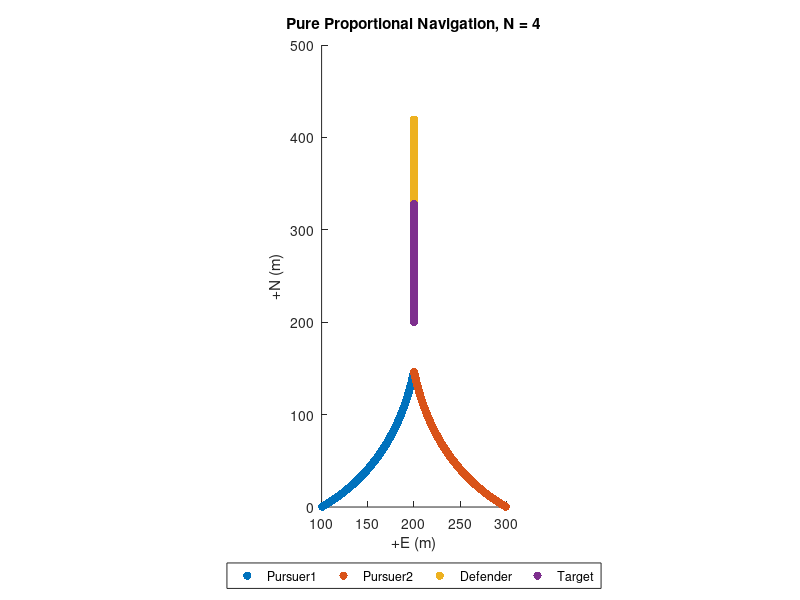

Write MATLAB code to recreate this figure.
%% copy the symmetric case
%% obtain all the components along and perpendicular to LOS
%% hardcode the intial conditions
%% setting initial condition as follows:
%  target is on perpendicular bisector
%  pursuers velocity rays intersecting somewhere in the region
%  give initial horizontal velocity (LOS Frame) to target
% for convenient initial coding, setting initial pursuer positions on the "east-axis"
clear; close all
% Pro-Nav gain, unitless (typically set between 3-5)
N = 4;
weight = 0.55;
% Pursuer-1 init params
pursuer1.N   =  0.0; % north pos, m
pursuer1.E   =  100; % east pos, m
pursuer1.psi =  pi/3; % heading, rad
pursuer1.V   =  1.0; % velocity magnitude, m/s
pursuer1.Nv  =  pursuer1.V * cos(pursuer1.psi); % north velocity, m/s
pursuer1.Ev  =  pursuer1.V * sin(pursuer1.psi); % east velocity, m/s

% Pursuer-2 init params
pursuer2.N   =  0; % north pos, m
pursuer2.E   =  300.0; % east pos, m
pursuer2.psi =  -pi/3; % heading, rad
pursuer2.V   =  1.0; % velocity magnitude, m/s
pursuer2.Nv  =  pursuer2.V * cos(pursuer2.psi); % north velocity, m/s
pursuer2.Ev  =  pursuer2.V * sin(pursuer2.psi); % east velocity, m/s

% Defender init params
defender.N   =  200; % north pos, m
defender.E   =  200; % east pos, m
defender.psi =  0; % heading, rad
defender.V   =  1.2; % velocity magnitude, m/s
defender.Nv  =  defender.V * cos(defender.psi); % north velocity, m/s
defender.Ev  =  defender.V * sin(defender.psi); % east velocity, m/s

% Observations:
% changing the velocity severely affects the operation
% if the present configuration is achieved, the guidance law
% will guarantee a collision between the two missiles
% for angle 45, we need velocities close to or larger than the target     
% for angle 225 we need velocities slower than 0.8

% Target init params
target.anchored = false; % fix target to init pos when true
target.N   =  200; % north pos, m
target.E   =  200;   % east pos, m
target.psi =  0;
target.Nv  =  0.7; % north velocity, m/s
target.Ev  =  0; % east velocity, m/s
target.V   = sqrt(target.Nv^2 + target.Ev^2); % velocity magnitude, m/s
% Current prams
% Applied as a disturbance to pursuer's and target's velocity
current.Nv =  0.0; % north velocity, m/s
current.Ev =  0.0; % east velocity, m/s
% Sim params
S  = 1200;    % max sim duration, seconds
dt = 0.4;     % time-step size, seconds
Niter = S/dt; % max iteration num
% Pre-allocate logger
logger.t   = nan(1, Niter);     % elapsed time
logger.pN1  = nan(1, Niter);    % pursuer1 north pos
logger.pE1  = nan(1, Niter);    % pursuer1 east pos
logger.pNv1 = nan(1, Niter);    % pursuer1 north vel
logger.pEv1 = nan(1, Niter);    % pursuer1 east vel
logger.psi1 = nan(1, Niter);    % pursuer1 heading angle
logger.pN2  = nan(1, Niter);    % pursuer2 north pos
logger.pE2  = nan(1, Niter);    % pursuer2 east pos
logger.pNv2 = nan(1, Niter);    % pursuer2 north vel
logger.pEv2 = nan(1, Niter);    % pursuer2 east vel
logger.psi2 = nan(1, Niter);    % pursuer2 heading angle
logger.dN1  = nan(1, Niter);    % defender north pos
logger.dE1  = nan(1, Niter);    % defender east pos
logger.dNv1 = nan(1, Niter);    % defender north vel
logger.dEv1 = nan(1, Niter);    % defender east vel
logger.dsi1 = nan(1, Niter);    % defender heading angle
logger.tN  = nan(1, Niter);     % target north pos
logger.tE  = nan(1, Niter);     % target east pos
logger.tNv = nan(1, Niter);     % target north vel
logger.tEv = nan(1, Niter);     % target east vel
logger.R1   = nan(1, Niter);    % pursuer1/target range
logger.Lambda1 = nan(1, Niter); % pursuer1/target bearing
logger.R2   = nan(1, Niter);    % pursuer2/target range
logger.Lambda2 = nan(1, Niter); % pursuer2/target bearing
logger.R12   = nan(1, Niter);    % mutual/target range
logger.Lambda12 = nan(1, Niter); % mutual/target bearing
%--------------------------------------------------------------------------
% Init sim
%--------------------------------------------------------------------------

LOS_ANGLE = 0;


RR12_last = [(pursuer2.N - pursuer1.N);... % delta N
    (pursuer2.E - pursuer1.E)];      % delta E
RTP_last1 = [(target.N - pursuer1.N);... % delta N
    (target.E - pursuer1.E)];	       % delta E
RTP_last2 = [(target.N - pursuer2.N);... % delta N
    (target.E - pursuer2.E)];	       % delta E
RDP_last1 = [(defender.N - pursuer1.N);... % delta N
    (defender.E - pursuer1.E)];	       % delta E
RDP_last2 = [(defender.N - pursuer2.N);... % delta N
    (defender.E - pursuer2.E)];	       % delta E

% Target pos
target.N = target.N + target.Nv*dt;
target.E = target.E + target.Ev*dt;

% Defender pos
defender.N = defender.N + defender.Nv*dt;
defender.E = defender.E + defender.Ev*dt;

% Pursuer pos
pursuer1.N = pursuer1.N + pursuer1.Nv*dt;
pursuer1.E = pursuer1.E + pursuer1.Ev*dt;
pursuer2.N = pursuer2.N + pursuer2.Nv*dt;
pursuer2.E = pursuer2.E + pursuer2.Ev*dt;
%--------------------------------------------------------------------------
% Run sim
%--------------------------------------------------------------------------
for k = 1:Niter
    % Relative position in the inertial frame, m
    RR12 = [(pursuer2.N - pursuer1.N);... % delta N
        (pursuer2.E - pursuer1.E)];      % delta E
    RTP1 = [(target.N - pursuer1.N);... % delta N
        (target.E - pursuer1.E)];      % delta E
    RTP2 = [(target.N - pursuer2.N);... % delta N
        (target.E - pursuer2.E)];      % delta E
    RDP1 = [(defender.N - pursuer1.N);... % delta N
        (defender.E - pursuer1.E)];      % delta E
    RDP2 = [(defender.N - pursuer2.N);... % delta N
        (defender.E - pursuer2.E)];      % delta E
    
    % Range to target
    R1 = norm(RTP1);
    R2 = norm(RTP2);
    % Range to defender
    RD1 = norm(RDP1);
    RD2 = norm(RDP2);
    % Distance between the pursuers
    R12 = norm(RR12);

    % Relative velocity in the inertial frame, m/s
    % VTP = [(target.Nv - pursuer.Nv);... % delta N velocity
    %        (target.Ev - pursuer.Ev)];   % delta E velocity
    VTP1 = (RTP1 - RTP_last1) ./ dt;
    VTP2 = (RTP2 - RTP_last2) ./ dt;
    VDP1 = (RDP1 - RDP_last1) ./ dt;
    VDP2 = (RDP2 - RDP_last2) ./ dt;
    
    % Closing velocity, m/s
    % Vc = -RTP'*VTP / R;
    
    % Pursuer velocity, m/s
    Vp1 = sqrt(pursuer1.Nv^2 + pursuer1.Ev^2);
    Vp2 = sqrt(pursuer2.Nv^2 + pursuer2.Ev^2);

    % Defender velocity, m/s
    Vd = sqrt(defender.Nv^2 + defender.Ev^2);

    % Target velocity, m/s
    % Vt = sqrt(target.Nv^2 + target.Ev^2);
    
    % Line-of-sight (LOS) angle, rad
    lambda1 = atan2(RTP1(2), RTP1(1));  % target and pursuer1
    lambda2 = atan2(RTP2(2), RTP2(1));  % target and pursuer2
    lambdaD1 = atan2(RDP1(2), RDP1(1)); % defender and pursuer1
    lambdaD2 = atan2(RDP2(2), RDP2(1)); % defender and pursuer2 

    % LOS angle time derivative (d/dt lambda), rad/s
    lambda_dot1 = (RTP1(1)*VTP1(2) - RTP1(2)*VTP1(1)) / R1^2;
    lambda_dot2 = (RTP2(1)*VTP2(2) - RTP2(2)*VTP2(1)) / R2^2;
    lambdaD_dot1 = (RDP1(1)*VDP1(2) - RDP1(2)*VDP1(1)) / RD1^2;
    lambdaD_dot2 = (RDP2(1)*VDP2(2) - RDP2(2)*VDP2(1)) / RD2^2;
    % Target heading, rad
    % beta = atan2(target.Ev, target.Nv);
    
    % Lead angle, rad
    % L = asin(Vt * sin(beta + lambda) / Vp);
    
    % True Proportional Navigation, rad/s2
    % nc = N * Vc * lambda_dot;
    
    %-------------------------------------
    % Pure Proportional Navigation
    %ap1 = N * Vp1 * (lambda_dot1-0*lambdaD_dot1);
    %ap2 = N * Vp2 * (lambda_dot2-0*lambdaD_dot2);
    ap1 = N * Vp1 * (lambda_dot1-weight*lambdaD_dot1);
    ap2 = N * Vp2 * (lambda_dot2-weight*lambdaD_dot2);
    %%%%%%%%%%%%%%%%%%%%%%%%%%%%%%%%%%%%%%%%%%%%%%%%%%
    %%%%%%%%%%%%%%% Guidance command for defender %%%%%%%%%%%%%
    if abs(RDP1) > 0.25 & abs(RDP2) > 0.25 & false
        adp = N * Vd * (lambdaD_dot1 + lambdaD_dot2);
    else
        adp = 0;
    end
    
    %%%%%%%%%%%%%%%%%%%%%%%%%%%%%%%%%%%%%%%%%%%%%%%%%%
    %-------------------------------------
    
    % Terminate sim at intercept
    if abs(R1) <= 0.25 || abs(R2) <= 0.25 || abs(R12) <= 0.25 || abs(RD1) <= 0.25 || abs(RD2) <= 0.25
        if abs(R12)<=0.25 && abs(R1) > 0.25 && abs(R2) > 0.25
            disp("success")
            disp(k)
        else
            disp("fail")
        end
        break;
    end
    
    % Update pursuer pos for time-step and apply current slip
    pursuer1.N = pursuer1.N + pursuer1.Nv*dt + current.Nv*dt;
    pursuer1.E = pursuer1.E + pursuer1.Ev*dt + current.Ev*dt;
    pursuer2.N = pursuer2.N + pursuer2.Nv*dt + current.Nv*dt;
    pursuer2.E = pursuer2.E + pursuer2.Ev*dt + current.Ev*dt;
    % Update defender pos for time-step and apply current slip
    defender.N = defender.N + defender.Nv*dt + current.Nv*dt;
    defender.E = defender.E + defender.Ev*dt + current.Ev*dt;
    % Compute the N/E acceleration commands
    % In pure pro-nav accel commands are applied normal
    % to pursuer's velocity vector
    pNa1 = -ap1 * sin(pursuer1.psi);
    pEa1 =  ap1 * cos(pursuer1.psi);
    pNa2 = -ap2 * sin(pursuer2.psi);
    pEa2 =  ap2 * cos(pursuer2.psi);
    
    dNa = -adp * sin(defender.psi);
    dEa =  adp * cos(defender.psi);
    

    % Update pursuer N/E velocities
    pursuer1.Nv = pursuer1.Nv + pNa1*dt;
    pursuer1.Ev = pursuer1.Ev + pEa1*dt;
    pursuer2.Nv = pursuer2.Nv + pNa2*dt;
    pursuer2.Ev = pursuer2.Ev + pEa2*dt;

     % Update defender N/E velocities
    defender.Nv = defender.Nv + dNa*dt;
    defender.Ev = defender.Ev + dEa*dt;
    
    % Update pursuer heading
    pursuer1.psi = atan2(pursuer1.Ev, pursuer1.Nv);
    pursuer2.psi = atan2(pursuer2.Ev, pursuer2.Nv);
    
    % Update defender heading
    defender.psi = atan2(defender.Ev, defender.Nv);

    % Update target pos for time step
    if(~target.anchored)
        target.N = target.N + target.Nv*dt + current.Nv*dt;
        target.E = target.E + target.Ev*dt + current.Ev*dt;
    end
    RTP_last1 = RTP1;
    RTP_last2 = RTP2;
    RDP_last1 = RDP1;
    RDP_last2 = RDP2;
    RR12_last = RR12;
    %-------------------------------------
    % Log time-step data
    logger.t(k)   = k*dt;
    logger.pN1(k)  = pursuer1.N;
    logger.pE1(k)  = pursuer1.E;
    logger.pNv1(k) = pursuer1.Nv;
    logger.pEv1(k) = pursuer1.Ev;
    logger.psi1(k) = pursuer1.psi;
    logger.pN2(k)  = pursuer2.N;
    logger.pE2(k)  = pursuer2.E;
    logger.pNv2(k) = pursuer2.Nv;
    logger.pEv2(k) = pursuer2.Ev;
    logger.psi2(k) = pursuer2.psi;
    logger.dN1(k)  = defender.N;
    logger.dE1(k)  = defender.E;
    logger.dNv1(k) = defender.Nv;
    logger.dEv1(k) = defender.Ev;
    logger.dsi1(k) = defender.psi;
    logger.tN(k)  = target.N;
    logger.tE(k)  = target.E;
    logger.tNv(k) = target.Nv;
    logger.tEv(k) = target.Ev;
    logger.R1(k)   = R1;
    logger.R2(k)   = R2;
    logger.Lambda1(k) = lambda1;
    logger.Lambda2(k) = lambda2;
    
end
%--------------------------------------------------------------------------
% Visualize results
%--------------------------------------------------------------------------
close all;
% % Impact index
% [M,I] = min(logger.R1);
% % Range
% %-------------------------------------
% figure;
% plot(logger.t,logger.R1); hold on;
% plot(logger.t,logger.R2); hold on;
% scatter(I*dt, M, 'filled')
% title(['Pure Proportional Navigation, N = ' num2str(N) ])
% legend('Range',...
%     ['Intercept: r = ' num2str(M) ' m, t = ' num2str(I*dt) ' s'],...
%     'Location','nw')
% ylabel('Range (m)')
% xlabel('Elapsed time (sec)')
% set(gca, 'YDir', 'reverse')
% % Heading
% %-------------------------------------
% rad2deg = @(x) x*180/pi;  % helper function
% figure;
% plot(logger.t, rad2deg(logger.psi1)); hold on;
% plot(logger.t, rad2deg(logger.Lambda1)); hold on;
% plot(logger.t, rad2deg(logger.psi2)); hold on;
% plot(logger.t, rad2deg(logger.Lambda2)); hold on;
% title(['Pure Proportional Navigation, N = ' num2str(N) ])
% legend('Pursuer1 heading', 'Pursuer2 heading', 'Bearing to target', 'Location', 'nw' )
% ylabel('Heading angle (deg)')
% xlabel('Elapsed time (sec)')
% Position
%-------------------------------------
figure;
scatter(logger.pE1, logger.pN1, 'filled'); hold on;
scatter(logger.pE2, logger.pN2, 'filled'); hold on;
scatter(logger.dE1, logger.dN1, 'filled'); hold on;
scatter(logger.tE, logger.tN, 'filled');
set(gca, 'DataAspectRatio',[100 100 100]);
title(['Pure Proportional Navigation, N = ' num2str(N) ])
legend('Pursuer1', 'Pursuer2', 'Defender', 'Target', 'Location', 'southoutside',...
    'Orientation','horizontal')
xlabel('+E (m)')
ylabel('+N (m)')
